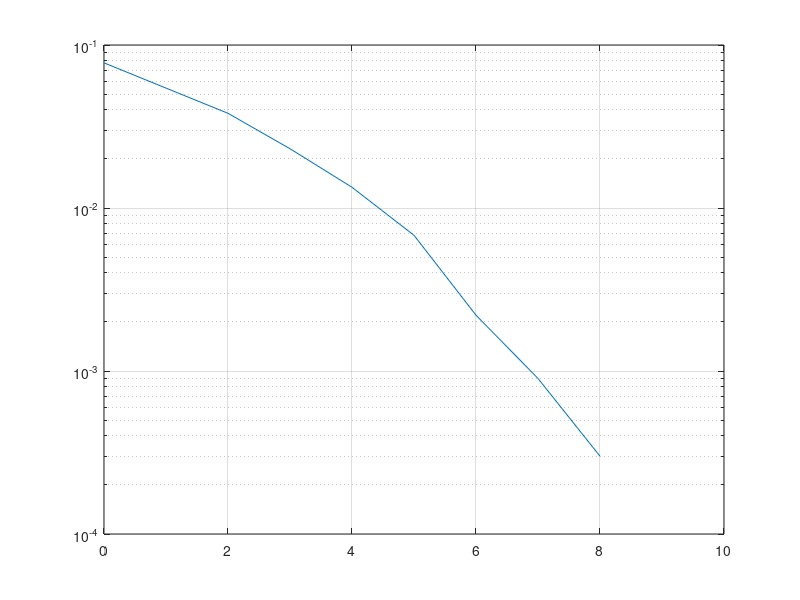

Recreate this plot in MATLAB.
clear
clc
%simulation parameter setting
A = 1;
f0 = 2;
fs = 32;
rs = 1;
n = 32;
frs = fs/rs;
nFrame=10000;
EbN0 = 0:1:10;
B = zeros(length(EbN0),nFrame);
ii = 0:n-1;
timeOffset = 0;
%run simulation loop
for eitr = 1:length(EbN0)
    for itr=1:nFrame
        a=rand>0.5;%sourse bit generation
        d = 1-2*a;%BPSK modulation
        rd = ones(1,32)*d;%resample
        md = A*cos(2*pi*(ii + timeOffset)*f0/fs);
        s = rd.*md;%transmit signal
        %through channel
        noise_var = 0.25*frs/(10^(0.1*EbN0(eitr)));
        white_noise = (rand(1,n)-0.5)*sqrt(12*noise_var);
        r = s + white_noise;
%         r = awgn(s,EbN0(eitr));%need modefied later here
      
        %receiver
        ss = fft(r);
        b = real(ss(3))<0;
        if a~=b
            B(eitr,itr) = 1;
        end
    end
end
BER = sum(B')/nFrame;
semilogy(EbN0,BER)
grid on
